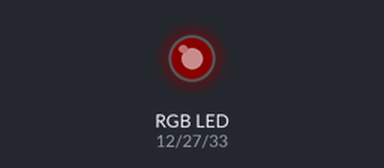
A sketch run on a simulated ESP32. Parts: an RGB LED mixed from three pins (HIGH = lit). Dim RGB values are drawn brighter than linear.

Above: at 0.15 s.
At 4.95 s:
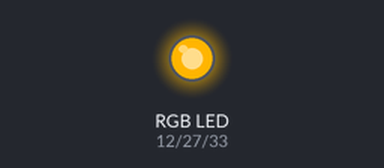
At 10.05 s:
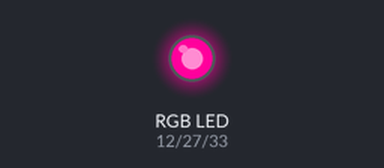
At 19.96 s:
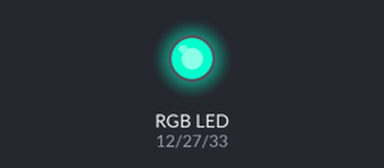
At 29.86 s:
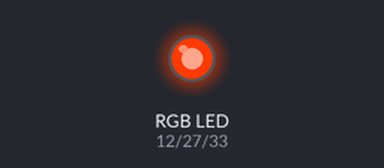
At 39.77 s:
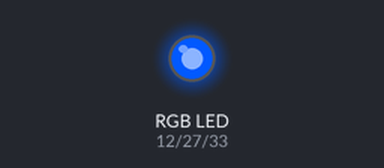
Timing chart, 0 to 40.0 s (numbered marks = the images above):
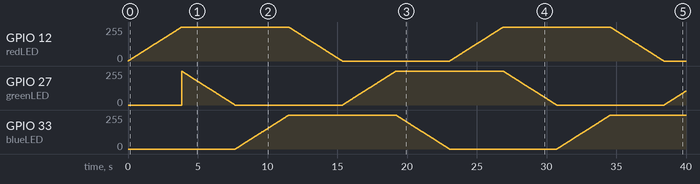

The sketch:

LED_Complexity.ino
```cpp
//RGB Spectrum Cycling
//By: Jeffrey Chen
//This is essentially the Art 385 Sample Code switched around
//Comments are purely for my own understanding of the sample code

// Corresponds to the pins on RGB LED
const int redLED = 12;  //(pin 1)
const int greenLED = 27;  //(pin 3)
const int blueLED = 33;  //(pin 4)


//Frequence at 5000. Dunno why by it said so in the LoopStick and RandomNerd tutorials.
const int freq = 5000;
// 16 PWM channels available (0-15)
const int redChannel = 0;
const int greenChannel = 1;
const int blueChannel = 2;

//Resolution sets the range of the duty cycles
const int resolution = 8;

void setup(){
  //ledcSetup([which channel it will effect],[dunno],[range will be from 0-255)
  ledcSetup(redChannel, freq, resolution);
  ledcSetup(greenChannel, freq, resolution);
  ledcSetup(blueChannel, freq, resolution);

  //ledcAttachPin([Output pin],[settings for pin])
  ledcAttachPin(redLED, redChannel);
  ledcAttachPin(greenLED, greenChannel);
  ledcAttachPin(blueLED, blueChannel);
}

void loop(){
  //loops through the colour spectrum
  redUp();
  greenDown();
  blueUp();
  redDown();
  greenUp();
  blueDown();
}

//Functions for increasing/decreasing rate at which LED flashes
void redUp(){
  for(int dutyCycle = 0; dutyCycle <= 255; dutyCycle++){
    // changing the LED brightness with PWM
    ledcWrite(redChannel, dutyCycle);
    delay(15);
  }
}
void redDown(){
  for(int dutyCycle = 255; dutyCycle >= 0; dutyCycle--){
    // changing the LED brightness with PWM
    ledcWrite(redChannel, dutyCycle);
    delay(15);
  }
}
void greenUp(){
  for(int dutyCycle = 0; dutyCycle <= 255; dutyCycle++){
    // changing the LED brightness with PWM
    ledcWrite(greenChannel, dutyCycle);
    delay(15);
  }
}
void greenDown(){
  for(int dutyCycle = 255; dutyCycle >= 0; dutyCycle--){
    // changing the LED brightness with PWM
    ledcWrite(greenChannel, dutyCycle);
    delay(15);
  }
}
void blueUp(){
  for(int dutyCycle = 0; dutyCycle <= 255; dutyCycle++){
    // changing the LED brightness with PWM
    ledcWrite(blueChannel, dutyCycle);
    delay(15);
  }
}
void blueDown(){
  for(int dutyCycle = 255; dutyCycle >= 0; dutyCycle--){
    // changing the LED brightness with PWM
    ledcWrite(blueChannel, dutyCycle);
    delay(15);
  }
}
```
